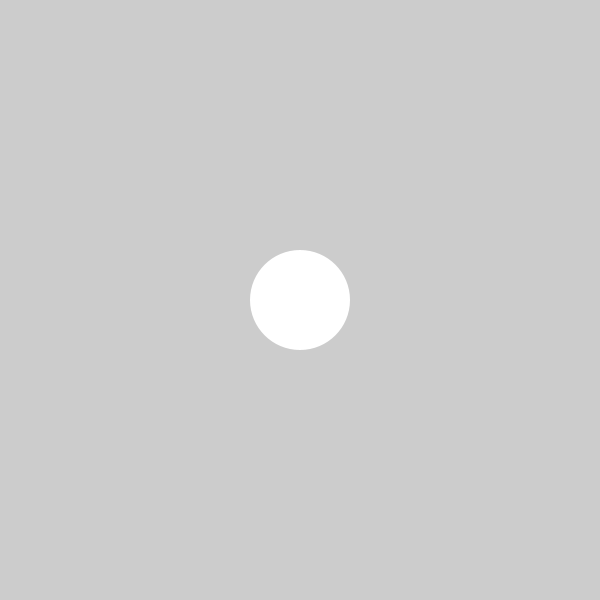
Frame 1 (no input)
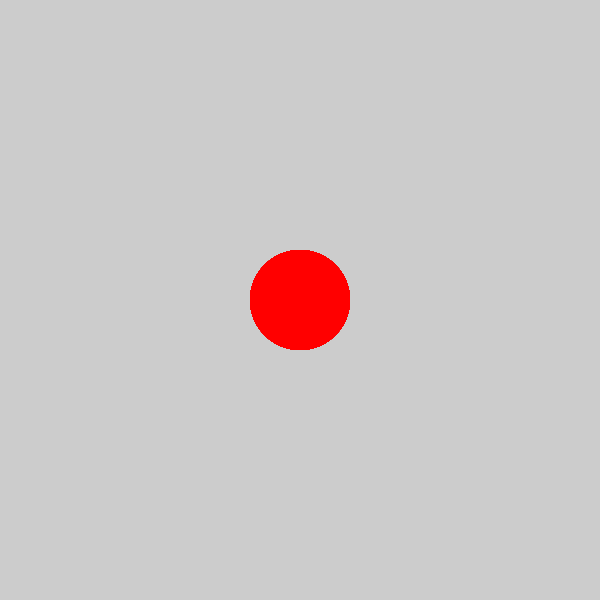
Frame 60 (the mouse pressed at the canvas centre just before this capture)
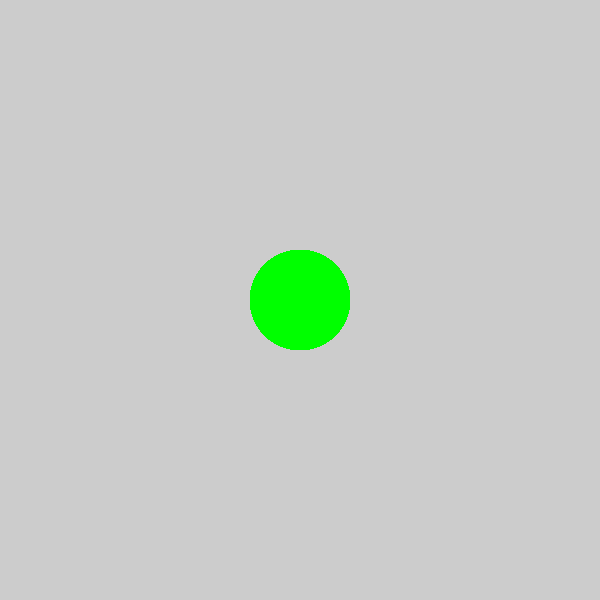
Frame 120 (the mouse held since frame 60 and released just before this capture)

The Processing sketch that drew these frames (run headless with seeded random() and noise(); from frame 60 on, the mouse is pressed at the canvas centre):

// Processing sketch: Cool_dot
// ── Cool_dot.pde
void setup() {
  size(600, 600);
}
void draw() {
  noStroke();
  ellipse(300, 300, 100, 100);
  if (mousePressed) {
    fill(0,255,0);
  } else {
    fill(255, 0, 0);
  }
}
